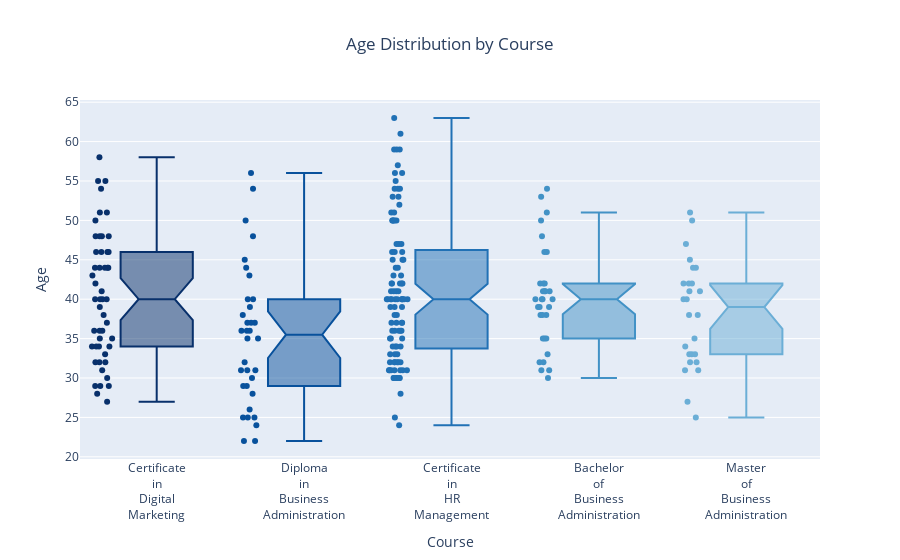

Notebook cell for this chart:
### Code cell
import plotly.express as px
import pandas as pd

def wrap_text_every_second_space(text):
    words = text.split()
    wrapped_text = '<br>'.join(words)
    return wrapped_text

# Calculate the count of data points for each course
count_by_course = df['COURSE'].value_counts().reset_index()
count_by_course.columns = ['COURSE', 'Count']
count_by_course = count_by_course.sort_values(by='Count', ascending=False)

# Reorder the DataFrame based on sorted courses
df['COURSE'] = pd.Categorical(df['COURSE'], categories=count_by_course['COURSE'], ordered=True)

# Create the box plot with customized hover data and a blue theme
fig = px.box(df, x="COURSE", y="Age", color='COURSE', points='all', title="Age Distribution by Course", notched=True, color_discrete_sequence=px.colors.sequential.Blues[::-1])

# Get sorted course labels
course_labels = count_by_course['COURSE']

# Update layout to improve visual appearance and remove legend
fig.update_layout(
    showlegend=False,  # Remove legend
    xaxis=dict(
        tickmode='array',
        tickvals=list(range(len(course_labels))),
        ticktext=[wrap_text_every_second_space(label) for label in course_labels],
        tickangle=0,
        title="Course"
    ),
    yaxis=dict(
        title="Age"
    ),
    title=dict(
        text="Age Distribution by Course",
        x=0.5,
        xanchor='center'
    ),
    font=dict(
        size=12
    ))

# Show the figure
fig.show()

### Figure 1 — Plotly figure (JSON) as saved in the notebook; plotly's stock layout.template omitted (floating-point values rounded to 4 significant figures)
{"data": [{"alignmentgroup": "True", "boxpoints": "all", "hovertemplate": "COURSE=%{x}<br>Age=%{y}<extra></extra>", "legendgroup": "Diploma in Business Administration", "marker": {"color": "rgb(8,48,107)"}, "name": "Diploma in Business Administration", "notched": true, "offsetgroup": "Diploma in Business Administration", "orientation": "v", "showlegend": true, "type": "box", "x": ["Diploma in Business Administration", "Diploma in Business Administration", "Diploma in Business Administration", "Diploma in Business Administration", "Diploma in Business Administration", "Diploma in Business Administration", "Diploma in Business Administration", "Diploma in Business Administration", "Diploma in Business Administration", "Diploma in Business Administration", "Diploma in Business Administration", "Diploma in Business Administration", "Diploma in Business Administration", "Diploma in Business Administration", "Diploma in Business Administration", "Diploma in Business Administration", "Diploma in Business Administration", "Diploma in Business Administration", "Diploma in Business Administration", "Diploma in Business Administration", "Diploma in Business Administration", "Diploma in Business Administration", "Diploma in Business Administration", "Diploma in Business Administration", "Diploma in Business Administration", "Diploma in Business Administration", "Diploma in Business Administration", "Diploma in Business Administration", "Diploma in Business Administration", "Diploma in Business Administration", "Diploma in Business Administration", "Diploma in Business Administration", "Diploma in Business Administration", "Diploma in Business Administration", "Diploma in Business Administration", "Diploma in Business Administration", "Diploma in Business Administration", "Diploma in Business Administration", "Diploma in Business Administration", "Diploma in Business Administration", "Diploma in Business Administration", "Diploma in Business Administration", "Diploma in Business Administration", "Diploma in Business Administration", "Diploma in Business Administration", "Diploma in Business Administration", "Diploma in Business Administration", "Diploma in Business Administration", "Diploma in Business Administration", "Diploma in Business Administration"], "x0": " ", "xaxis": "x", "y": [46, 58, 36, 32, 39, 43, 30, 48, 46, 33, 40, 35, 28, 29, 44, 29, 41, 35, 42, 44, 34, 48, 40, 55, 44, 44, 48, 40, 31, 36, 34, 51, 32, 34, 34, 37, 27, 54, 50, 29, 40, 55, 32, 46, 36, 51, 46, 48, 38, 44], "y0": " ", "yaxis": "y"}, {"alignmentgroup": "True", "boxpoints": "all", "hovertemplate": "COURSE=%{x}<br>Age=%{y}<extra></extra>", "legendgroup": "Certificate in HR Management", "marker": {"color": "rgb(8,81,156)"}, "name": "Certificate in HR Management", "notched": true, "offsetgroup": "Certificate in HR Management", "orientation": "v", "showlegend": true, "type": "box", "x": ["Certificate in HR Management", "Certificate in HR Management", "Certificate in HR Management", "Certificate in HR Management", "Certificate in HR Management", "Certificate in HR Management", "Certificate in HR Management", "Certificate in HR Management", "Certificate in HR Management", "Certificate in HR Management", "Certificate in HR Management", "Certificate in HR Management", "Certificate in HR Management", "Certificate in HR Management", "Certificate in HR Management", "Certificate in HR Management", "Certificate in HR Management", "Certificate in HR Management", "Certificate in HR Management", "Certificate in HR Management", "Certificate in HR Management", "Certificate in HR Management", "Certificate in HR Management", "Certificate in HR Management", "Certificate in HR Management", "Certificate in HR Management", "Certificate in HR Management", "Certificate in HR Management", "Certificate in HR Management", "Certificate in HR Management", "Certificate in HR Management", "Certificate in HR Management", "Certificate in HR Management", "Certificate in HR Management"], "x0": " ", "xaxis": "x", "y": [31, 50, 35, 32, 31, 35, 22, 54, 36, 40, 37, 30, 39, 36, 43, 24, 56, 28, 25, 22, 36, 29, 38, 44, 29, 48, 26, 37, 31, 25, 40, 37, 45, 25], "y0": " ", "yaxis": "y"}, {"alignmentgroup": "True", "boxpoints": "all", "hovertemplate": "COURSE=%{x}<br>Age=%{y}<extra></extra>", "legendgroup": "Certificate in Digital Marketing", "marker": {"color": "rgb(33,113,181)"}, "name": "Certificate in Digital Marketing", "notched": true, "offsetgroup": "Certificate in Digital Marketing", "orientation": "v", "showlegend": true, "type": "box", "x": ["Certificate in Digital Marketing", "Certificate in Digital Marketing", "Certificate in Digital Marketing", "Certificate in Digital Marketing", "Certificate in Digital Marketing", "Certificate in Digital Marketing", "Certificate in Digital Marketing", "Certificate in Digital Marketing", "Certificate in Digital Marketing", "Certificate in Digital Marketing", "Certificate in Digital Marketing", "Certificate in Digital Marketing", "Certificate in Digital Marketing", "Certificate in Digital Marketing", "Certificate in Digital Marketing", "Certificate in Digital Marketing", "Certificate in Digital Marketing", "Certificate in Digital Marketing", "Certificate in Digital Marketing", "Certificate in Digital Marketing", "Certificate in Digital Marketing", "Certificate in Digital Marketing", "Certificate in Digital Marketing", "Certificate in Digital Marketing", "Certificate in Digital Marketing", "Certificate in Digital Marketing", "Certificate in Digital Marketing", "Certificate in Digital Marketing", "Certificate in Digital Marketing", "Certificate in Digital Marketing", "Certificate in Digital Marketing", "Certificate in Digital Marketing", "Certificate in Digital Marketing", "Certificate in Digital Marketing", "Certificate in Digital Marketing", "Certificate in Digital Marketing", "Certificate in Digital Marketing", "Certificate in Digital Marketing", "Certificate in Digital Marketing", "Certificate in Digital Marketing", "Certificate in Digital Marketing", "Certificate in Digital Marketing", "Certificate in Digital Marketing", "Certificate in Digital Marketing", "Certificate in Digital Marketing", "Certificate in Digital Marketing", "Certificate in Digital Marketing", "Certificate in Digital Marketing", "Certificate in Digital Marketing", "Certificate in Digital Marketing", "Certificate in Digital Marketing", "Certificate in Digital Marketing", "Certificate in Digital Marketing", "Certificate in Digital Marketing", "Certificate in Digital Marketing", "Certificate in Digital Marketing", "Certificate in Digital Marketing", "Certificate in Digital Marketing", "Certificate in Digital Marketing", "Certificate in Digital Marketing", "Certificate in Digital Marketing", "Certificate in Digital Marketing", "Certificate in Digital Marketing", "Certificate in Digital Marketing", "Certificate in Digital Marketing", "Certificate in Digital Marketing", "Certificate in Digital Marketing", "Certificate in Digital Marketing", "Certificate in Digital Marketing", "Certificate in Digital Marketing", "Certificate in Digital Marketing", "Certificate in Digital Marketing", "Certificate in Digital Marketing", "Certificate in Digital Marketing", "Certificate in Digital Marketing", "Certificate in Digital Marketing", "Certificate in Digital Marketing", "Certificate in Digital Marketing", "Certificate in Digital Marketing", "Certificate in Digital Marketing", "Certificate in Digital Marketing", "Certificate in Digital Marketing", "Certificate in Digital Marketing", "Certificate in Digital Marketing", "Certificate in Digital Marketing", "Certificate in Digital Marketing", "Certificate in Digital Marketing", "Certificate in Digital Marketing", "Certificate in Digital Marketing", "Certificate in Digital Marketing", "Certificate in Digital Marketing", "Certificate in Digital Marketing", "Certificate in Digital Marketing", "Certificate in Digital Marketing", "Certificate in Digital Marketing", "Certificate in Digital Marketing", "Certificate in Digital Marketing", "Certificate in Digital Marketing", "Certificate in Digital Marketing", "Certificate in Digital Marketing", "Certificate in Digital Marketing"], "x0": " ", "xaxis": "x", "y": [31, 47, 50, 35, 31, 38, 34, 43, 31, 34, 32, 54, 30, 55, 28, 54, 30, 35, 40, 47, 53, 63, 24, 46, 32, 32, 36, 36, 36, 33, 51, 37, 25, 50, 45, 44, 33, 40, 50, 46, 31, 38, 40, 54, 31, 41, 61, 56, 53, 41, 44, 32, 36, 30, 36, 34, 43, 39, 30, 30, 42, 40, 51, 40, 41, 59, 52, 47, 37, 42, 40, 50, 39, 31, 56, 50, 31, 46, 35, 40, 45, 40, 32, 42, 40, 33, 57, 40, 30, 59, 59, 40, 41, 45, 42, 37, 34, 32, 42, 37, 39], "y0": " ", "yaxis": "y"}, {"alignmentgroup": "True", "boxpoints": "all", "hovertemplate": "COURSE=%{x}<br>Age=%{y}<extra></extra>", "legendgroup": "Bachelor of Business Administration", "marker": {"color": "rgb(66,146,198)"}, "name": "Bachelor of Business Administration", "notched": true, "offsetgroup": "Bachelor of Business Administration", "orientation": "v", "showlegend": true, "type": "box", "x": ["Bachelor of Business Administration", "Bachelor of Business Administration", "Bachelor of Business Administration", "Bachelor of Business Administration", "Bachelor of Business Administration", "Bachelor of Business Administration", "Bachelor of Business Administration", "Bachelor of Business Administration", "Bachelor of Business Administration", "Bachelor of Business Administration", "Bachelor of Business Administration", "Bachelor of Business Administration", "Bachelor of Business Administration", "Bachelor of Business Administration", "Bachelor of Business Administration", "Bachelor of Business Administration", "Bachelor of Business Administration", "Bachelor of Business Administration", "Bachelor of Business Administration", "Bachelor of Business Administration", "Bachelor of Business Administration", "Bachelor of Business Administration", "Bachelor of Business Administration", "Bachelor of Business Administration", "Bachelor of Business Administration", "Bachelor of Business Administration", "Bachelor of Business Administration", "Bachelor of Business Administration", "Bachelor of Business Administration", "Bachelor of Business Administration", "Bachelor of Business Administration", "Bachelor of Business Administration", "Bachelor of Business Administration"], "x0": " ", "xaxis": "x", "y": [35, 40, 53, 35, 42, 30, 42, 33, 38, 32, 32, 39, 41, 40, 40, 41, 41, 38, 35, 50, 39, 48, 41, 40, 46, 54, 31, 51, 38, 39, 46, 42, 31], "y0": " ", "yaxis": "y"}, {"alignmentgroup": "True", "boxpoints": "all", "hovertemplate": "COURSE=%{x}<br>Age=%{y}<extra></extra>", "legendgroup": "Master of Business Administration", "marker": {"color": "rgb(107,174,214)"}, "name": "Master of Business Administration", "notched": true, "offsetgroup": "Master of Business Administration", "orientation": "v", "showlegend": true, "type": "box", "x": ["Master of Business Administration", "Master of Business Administration", "Master of Business Administration", "Master of Business Administration", "Master of Business Administration", "Master of Business Administration", "Master of Business Administration", "Master of Business Administration", "Master of Business Administration", "Master of Business Administration", "Master of Business Administration", "Master of Business Administration", "Master of Business Administration", "Master of Business Administration", "Master of Business Administration", "Master of Business Administration", "Master of Business Administration", "Master of Business Administration", "Master of Business Administration", "Master of Business Administration", "Master of Business Administration", "Master of Business Administration", "Master of Business Administration", "Master of Business Administration", "Master of Business Administration", "Master of Business Administration"], "x0": " ", "xaxis": "x", "y": [50, 42, 35, 25, 33, 45, 40, 40, 32, 47, 33, 31, 31, 32, 38, 27, 42, 44, 44, 33, 38, 51, 41, 34, 42, 41], "y0": " ", "yaxis": "y"}], "layout": {"boxmode": "overlay", "font": {"size": 12}, "legend": {"title": {"text": "COURSE"}, "tracegroupgap": 0}, "showlegend": false, "title": {"text": "Age Distribution by Course", "x": 0.5, "xanchor": "center"}, "xaxis": {"anchor": "y", "categoryarray": ["Diploma in Business Administration", "Certificate in HR Management", "Certificate in Digital Marketing", "Bachelor of Business Administration", "Master of Business Administration"], "categoryorder": "array", "domain": [0, 1], "tickangle": 0, "tickmode": "array", "ticktext": ["Certificate<br>in<br>Digital<br>Marketing", "Diploma<br>in<br>Business<br>Administration", "Certificate<br>in<br>HR<br>Management", "Bachelor<br>of<br>Business<br>Administration", "Master<br>of<br>Business<br>Administration"], "tickvals": [0, 1, 2, 3, 4], "title": {"text": "Course"}}, "yaxis": {"anchor": "x", "domain": [0, 1], "title": {"text": "Age"}}}}
